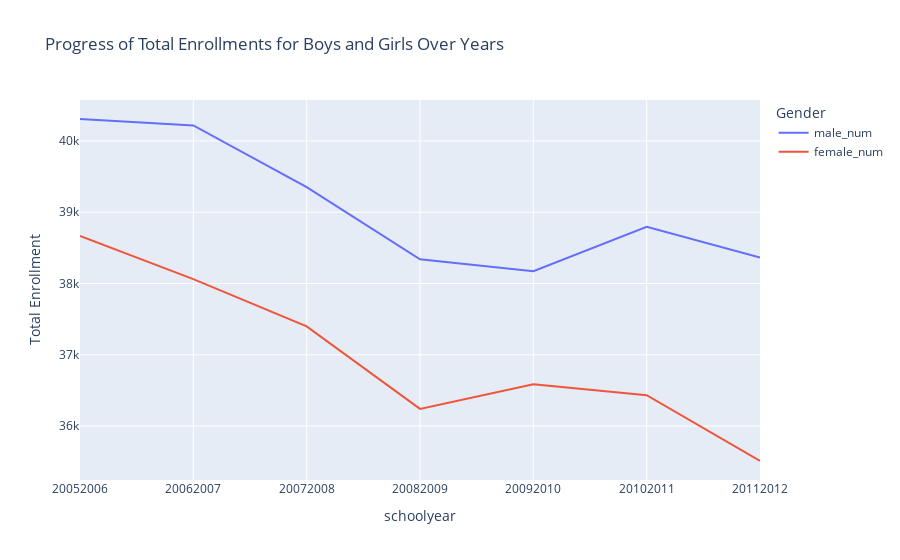

Here is the notebook cell this chart was saved with:
### Markdown cell above
Moving on to visualizing the rate of enrollment of boys and girls in the 20 most populated schools over the years:

### Code cell
import pandas as pd
import plotly.express as px

# Assuming data is the first dataset and all_years_20_schools is the second dataset

# Convert relevant columns in the first dataset to numeric
numeric_columns = ['male_num', 'female_num']
data[numeric_columns] = data[numeric_columns].apply(pd.to_numeric, errors='coerce')

# Merge datasets
merged_data = pd.merge(data, all_years_20_schools, on=['schoolyear', 'Name'])

# Group by schoolyear and sum enrollments for boys and girls
gender_totals = merged_data.groupby('schoolyear')[['male_num', 'female_num']].sum().reset_index()

# Plot line graph
fig = px.line(gender_totals, x='schoolyear', y=['male_num', 'female_num'],
              labels={'variable': 'Gender', 'value': 'Total Enrollment'},
              title='Progress of Total Enrollments for Boys and Girls Over Years')
fig.show()

### Figure 1 — Plotly figure (JSON) as saved in the notebook; plotly's stock layout.template omitted (floating-point values rounded to 4 significant figures)
{"data": [{"hovertemplate": "Gender=male_num<br>schoolyear=%{x}<br>Total Enrollment=%{y}<extra></extra>", "legendgroup": "male_num", "line": {"color": "#636efa", "dash": "solid"}, "marker": {"symbol": "circle"}, "mode": "lines", "name": "male_num", "orientation": "v", "showlegend": true, "type": "scatter", "x": ["20052006", "20062007", "20072008", "20082009", "20092010", "20102011", "20112012"], "xaxis": "x", "y": [40308, 40218, 39351, 38341, 38173, 38797, 38365], "yaxis": "y"}, {"hovertemplate": "Gender=female_num<br>schoolyear=%{x}<br>Total Enrollment=%{y}<extra></extra>", "legendgroup": "female_num", "line": {"color": "#EF553B", "dash": "solid"}, "marker": {"symbol": "circle"}, "mode": "lines", "name": "female_num", "orientation": "v", "showlegend": true, "type": "scatter", "x": ["20052006", "20062007", "20072008", "20082009", "20092010", "20102011", "20112012"], "xaxis": "x", "y": [38668, 38063, 37399, 36242, 36588, 36434, 35511], "yaxis": "y"}], "layout": {"legend": {"title": {"text": "Gender"}, "tracegroupgap": 0}, "title": {"text": "Progress of Total Enrollments for Boys and Girls Over Years"}, "xaxis": {"anchor": "y", "domain": [0, 1], "title": {"text": "schoolyear"}}, "yaxis": {"anchor": "x", "domain": [0, 1], "title": {"text": "Total Enrollment"}}}}
